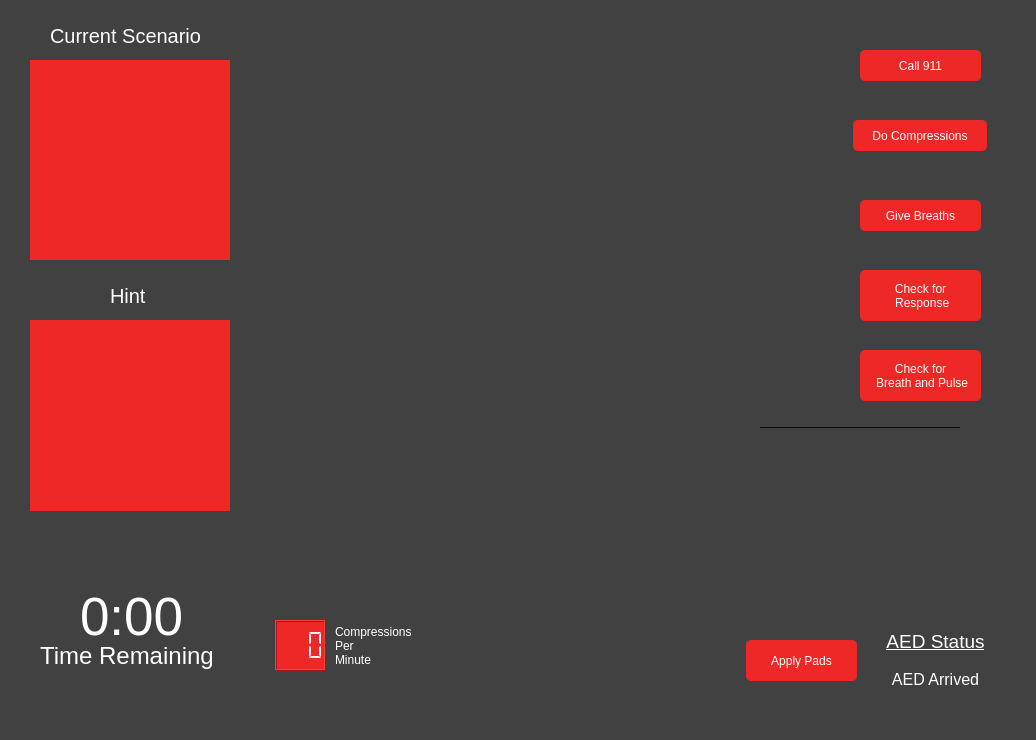
<?xml version="1.0" encoding="UTF-8"?>
<ui version="4.0">
 <class>GameWindow</class>
 <widget class="QMainWindow" name="GameWindow">
  <property name="geometry">
   <rect>
    <x>0</x>
    <y>0</y>
    <width>1036</width>
    <height>740</height>
   </rect>
  </property>
  <property name="sizePolicy">
   <sizepolicy hsizetype="Fixed" vsizetype="Fixed">
    <horstretch>0</horstretch>
    <verstretch>0</verstretch>
   </sizepolicy>
  </property>
  <property name="font">
   <font>
    <pointsize>11</pointsize>
   </font>
  </property>
  <property name="windowTitle">
   <string>GameWindow</string>
  </property>
  <property name="iconSize">
   <size>
    <width>84</width>
    <height>110</height>
   </size>
  </property>
  <widget class="QWidget" name="centralWidget">
   <property name="sizePolicy">
    <sizepolicy hsizetype="Fixed" vsizetype="Fixed">
     <horstretch>0</horstretch>
     <verstretch>0</verstretch>
    </sizepolicy>
   </property>
   <widget class="QStackedWidget" name="stackedWidget">
    <property name="geometry">
     <rect>
      <x>0</x>
      <y>0</y>
      <width>1041</width>
      <height>740</height>
     </rect>
    </property>
    <property name="styleSheet">
     <string notr="true">background-color: rgb(65, 65, 65);</string>
    </property>
    <property name="currentIndex">
     <number>1</number>
    </property>
    <widget class="QWidget" name="titlePage">
     <widget class="QLabel" name="title">
      <property name="geometry">
       <rect>
        <x>240</x>
        <y>30</y>
        <width>501</width>
        <height>261</height>
       </rect>
      </property>
      <property name="font">
       <font>
        <pointsize>66</pointsize>
       </font>
      </property>
      <property name="text">
       <string/>
      </property>
      <property name="pixmap">
       <pixmap resource="resources.qrc">:/images/title.png</pixmap>
      </property>
      <property name="scaledContents">
       <bool>true</bool>
      </property>
     </widget>
     <widget class="QPushButton" name="normalPlayButton">
      <property name="geometry">
       <rect>
        <x>240</x>
        <y>370</y>
        <width>211</width>
        <height>91</height>
       </rect>
      </property>
      <property name="font">
       <font>
        <pointsize>22</pointsize>
       </font>
      </property>
      <property name="styleSheet">
       <string notr="true">QPushButton {
background: rgb(238, 39, 39);
color: white;
border-radius: 5px;
} 

QPushButton:hover:!pressed
{
  border: 1px solid white;
}

QPushButton:pressed {
background: rgb(255, 80, 80);
}
</string>
      </property>
      <property name="text">
       <string>Normal Mode</string>
      </property>
     </widget>
     <widget class="QPushButton" name="proPlayButton">
      <property name="geometry">
       <rect>
        <x>550</x>
        <y>370</y>
        <width>211</width>
        <height>91</height>
       </rect>
      </property>
      <property name="font">
       <font>
        <pointsize>22</pointsize>
       </font>
      </property>
      <property name="styleSheet">
       <string notr="true">QPushButton {
background: rgb(238, 39, 39);
color: white;
border-radius: 5px;
} 

QPushButton:hover:!pressed
{
  border: 1px solid white;
}

QPushButton:pressed {
background: rgb(255, 80, 80);
}
</string>
      </property>
      <property name="text">
       <string>Pro Mode</string>
      </property>
     </widget>
     <widget class="QLabel" name="credits">
      <property name="geometry">
       <rect>
        <x>300</x>
        <y>580</y>
        <width>381</width>
        <height>91</height>
       </rect>
      </property>
      <property name="styleSheet">
       <string notr="true">color: white;
</string>
      </property>
      <property name="text">
       <string>&lt;html&gt;&lt;head/&gt;&lt;body&gt;&lt;p&gt;*Please note that this game is intended to demonstrate a typical scenario where CPR is needed. Please take a real CPR class before attempting to be hero.&lt;/p&gt;&lt;p&gt;Made by Git Rekt 3505&lt;/p&gt;&lt;p&gt;&lt;br/&gt;&lt;/p&gt;&lt;/body&gt;&lt;/html&gt;</string>
      </property>
      <property name="alignment">
       <set>Qt::AlignCenter</set>
      </property>
      <property name="wordWrap">
       <bool>true</bool>
      </property>
     </widget>
    </widget>
    <widget class="QWidget" name="playPage">
     <widget class="QLabel" name="label">
      <property name="geometry">
       <rect>
        <x>335</x>
        <y>620</y>
        <width>101</width>
        <height>51</height>
       </rect>
      </property>
      <property name="styleSheet">
       <string notr="true">color:white;
background: transparent;</string>
      </property>
      <property name="text">
       <string>Compressions
Per
Minute</string>
      </property>
     </widget>
     <widget class="QLabel" name="cprIcon">
      <property name="geometry">
       <rect>
        <x>770</x>
        <y>105</y>
        <width>64</width>
        <height>64</height>
       </rect>
      </property>
      <property name="text">
       <string/>
      </property>
      <property name="pixmap">
       <pixmap resource="resources.qrc">:/images/cpr.png</pixmap>
      </property>
     </widget>
     <widget class="QPushButton" name="breathAction">
      <property name="geometry">
       <rect>
        <x>860</x>
        <y>200</y>
        <width>121</width>
        <height>31</height>
       </rect>
      </property>
      <property name="styleSheet">
       <string notr="true">QPushButton {
background: rgb(238, 39, 39);
color: white;
border-radius: 5px;
} 

QPushButton:hover:!pressed

{
  border: 1px solid white;
}

QPushButton:pressed {
background: rgb(255, 80, 80);
}
</string>
      </property>
      <property name="text">
       <string>Give Breaths</string>
      </property>
      <property name="checkable">
       <bool>false</bool>
      </property>
     </widget>
     <widget class="QLabel" name="checkResponseIcon">
      <property name="geometry">
       <rect>
        <x>770</x>
        <y>260</y>
        <width>64</width>
        <height>64</height>
       </rect>
      </property>
      <property name="text">
       <string/>
      </property>
      <property name="pixmap">
       <pixmap resource="resources.qrc">:/images/check.png</pixmap>
      </property>
     </widget>
     <widget class="QLabel" name="callIcon">
      <property name="geometry">
       <rect>
        <x>770</x>
        <y>30</y>
        <width>71</width>
        <height>71</height>
       </rect>
      </property>
      <property name="text">
       <string/>
      </property>
      <property name="pixmap">
       <pixmap resource="resources.qrc">:/images/call.png</pixmap>
      </property>
     </widget>
     <widget class="QLabel" name="hintText">
      <property name="enabled">
       <bool>true</bool>
      </property>
      <property name="geometry">
       <rect>
        <x>30</x>
        <y>320</y>
        <width>200</width>
        <height>191</height>
       </rect>
      </property>
      <property name="autoFillBackground">
       <bool>false</bool>
      </property>
      <property name="styleSheet">
       <string notr="true">color: white;
background: rgb(238, 39, 39);
padding: 3px;</string>
      </property>
      <property name="text">
       <string/>
      </property>
      <property name="textFormat">
       <enum>Qt::PlainText</enum>
      </property>
      <property name="alignment">
       <set>Qt::AlignLeading|Qt::AlignLeft|Qt::AlignTop</set>
      </property>
      <property name="wordWrap">
       <bool>true</bool>
      </property>
     </widget>
     <widget class="QLabel" name="line">
      <property name="geometry">
       <rect>
        <x>760</x>
        <y>410</y>
        <width>221</width>
        <height>21</height>
       </rect>
      </property>
      <property name="text">
       <string>______________________________</string>
      </property>
     </widget>
     <widget class="QLabel" name="aedIcon">
      <property name="enabled">
       <bool>false</bool>
      </property>
      <property name="geometry">
       <rect>
        <x>880</x>
        <y>480</y>
        <width>111</width>
        <height>141</height>
       </rect>
      </property>
      <property name="text">
       <string/>
      </property>
      <property name="pixmap">
       <pixmap resource="resources.qrc">:/images/AED.png</pixmap>
      </property>
     </widget>
     <widget class="QLabel" name="aedLabel">
      <property name="geometry">
       <rect>
        <x>880</x>
        <y>630</y>
        <width>111</width>
        <height>31</height>
       </rect>
      </property>
      <property name="font">
       <font>
        <pointsize>14</pointsize>
        <underline>true</underline>
       </font>
      </property>
      <property name="styleSheet">
       <string notr="true">color: white;
</string>
      </property>
      <property name="text">
       <string>AED Status</string>
      </property>
      <property name="alignment">
       <set>Qt::AlignHCenter|Qt::AlignTop</set>
      </property>
     </widget>
     <widget class="QPushButton" name="applyPadsAction">
      <property name="enabled">
       <bool>false</bool>
      </property>
      <property name="geometry">
       <rect>
        <x>746</x>
        <y>640</y>
        <width>111</width>
        <height>41</height>
       </rect>
      </property>
      <property name="styleSheet">
       <string notr="true">QPushButton {
background: rgb(238, 39, 39);
color: white;
border-radius: 5px;
} 

QPushButton:hover:!pressed
{
  border: 1px solid white;
}

QPushButton:pressed {
background: rgb(255, 80, 80);
}
</string>
      </property>
      <property name="text">
       <string>Apply Pads</string>
      </property>
     </widget>
     <widget class="QLabel" name="scenarioText">
      <property name="geometry">
       <rect>
        <x>30</x>
        <y>60</y>
        <width>200</width>
        <height>200</height>
       </rect>
      </property>
      <property name="autoFillBackground">
       <bool>false</bool>
      </property>
      <property name="styleSheet">
       <string notr="true">color: white;
background: rgb(238, 39, 39);
padding: 3px;</string>
      </property>
      <property name="text">
       <string/>
      </property>
      <property name="alignment">
       <set>Qt::AlignLeading|Qt::AlignLeft|Qt::AlignTop</set>
      </property>
      <property name="wordWrap">
       <bool>true</bool>
      </property>
     </widget>
     <widget class="QPushButton" name="checkResponseAction">
      <property name="geometry">
       <rect>
        <x>860</x>
        <y>270</y>
        <width>121</width>
        <height>51</height>
       </rect>
      </property>
      <property name="styleSheet">
       <string notr="true">QPushButton {
 border-radius: 5px;
 background: rgb(238, 39, 39);
 color: white;
} 

QPushButton:hover:!pressed {
  border: 1px solid white;
}

QPushButton:pressed {
background: rgb(255, 80, 80);
}
</string>
      </property>
      <property name="text">
       <string>Check for
 Response</string>
      </property>
      <property name="checkable">
       <bool>false</bool>
      </property>
      <property name="checked">
       <bool>false</bool>
      </property>
      <property name="flat">
       <bool>true</bool>
      </property>
     </widget>
     <widget class="QLabel" name="aedStatus">
      <property name="geometry">
       <rect>
        <x>880</x>
        <y>670</y>
        <width>111</width>
        <height>50</height>
       </rect>
      </property>
      <property name="font">
       <font>
        <pointsize>12</pointsize>
       </font>
      </property>
      <property name="styleSheet">
       <string notr="true">color: white;
</string>
      </property>
      <property name="text">
       <string>AED Arrived</string>
      </property>
      <property name="alignment">
       <set>Qt::AlignHCenter|Qt::AlignTop</set>
      </property>
     </widget>
     <widget class="QLCDNumber" name="lcdNumber">
      <property name="geometry">
       <rect>
        <x>275</x>
        <y>620</y>
        <width>51</width>
        <height>51</height>
       </rect>
      </property>
      <property name="styleSheet">
       <string notr="true">background: rgb(238, 39, 39);
color: white;</string>
      </property>
      <property name="frameShape">
       <enum>QFrame::Box</enum>
      </property>
      <property name="frameShadow">
       <enum>QFrame::Raised</enum>
      </property>
      <property name="digitCount">
       <number>3</number>
      </property>
      <property name="segmentStyle">
       <enum>QLCDNumber::Flat</enum>
      </property>
      <property name="intValue" stdset="0">
       <number>0</number>
      </property>
     </widget>
     <widget class="QLabel" name="timeLabel">
      <property name="geometry">
       <rect>
        <x>40</x>
        <y>640</y>
        <width>181</width>
        <height>31</height>
       </rect>
      </property>
      <property name="font">
       <font>
        <pointsize>18</pointsize>
        <weight>50</weight>
        <italic>false</italic>
        <bold>false</bold>
       </font>
      </property>
      <property name="styleSheet">
       <string notr="true">color: white;
background: transparent;</string>
      </property>
      <property name="text">
       <string>Time Remaining</string>
      </property>
     </widget>
     <widget class="QLabel" name="breathIcon">
      <property name="geometry">
       <rect>
        <x>770</x>
        <y>185</y>
        <width>64</width>
        <height>64</height>
       </rect>
      </property>
      <property name="text">
       <string/>
      </property>
      <property name="pixmap">
       <pixmap resource="resources.qrc">:/images/breaths.png</pixmap>
      </property>
      <property name="scaledContents">
       <bool>true</bool>
      </property>
     </widget>
     <widget class="QPushButton" name="cprAction">
      <property name="geometry">
       <rect>
        <x>853</x>
        <y>120</y>
        <width>134</width>
        <height>31</height>
       </rect>
      </property>
      <property name="styleSheet">
       <string notr="true">QPushButton {
background: rgb(238, 39, 39);
color: white;
border-radius: 5px;
} 

QPushButton:hover:!pressed
{
  border: 1px solid white;
}

QPushButton:pressed {
background: rgb(255, 80, 80);
}
</string>
      </property>
      <property name="text">
       <string>Do Compressions</string>
      </property>
      <property name="checkable">
       <bool>false</bool>
      </property>
     </widget>
     <widget class="QPushButton" name="AEDPowerButton">
      <property name="enabled">
       <bool>false</bool>
      </property>
      <property name="geometry">
       <rect>
        <x>750</x>
        <y>440</y>
        <width>51</width>
        <height>51</height>
       </rect>
      </property>
      <property name="styleSheet">
       <string notr="true">QPushButton:hover:!pressed
{
  border: 1px solid white;
}


</string>
      </property>
      <property name="text">
       <string/>
      </property>
      <property name="icon">
       <iconset resource="resources.qrc">
        <normaloff>:/images/on.png</normaloff>:/images/on.png</iconset>
      </property>
      <property name="iconSize">
       <size>
        <width>72</width>
        <height>72</height>
       </size>
      </property>
      <property name="flat">
       <bool>true</bool>
      </property>
     </widget>
     <widget class="QLabel" name="padsIcon">
      <property name="enabled">
       <bool>false</bool>
      </property>
      <property name="geometry">
       <rect>
        <x>760</x>
        <y>520</y>
        <width>84</width>
        <height>110</height>
       </rect>
      </property>
      <property name="text">
       <string/>
      </property>
      <property name="pixmap">
       <pixmap resource="resources.qrc">:/images/pads.png</pixmap>
      </property>
      <property name="scaledContents">
       <bool>true</bool>
      </property>
     </widget>
     <widget class="QPushButton" name="callAction">
      <property name="geometry">
       <rect>
        <x>860</x>
        <y>50</y>
        <width>121</width>
        <height>31</height>
       </rect>
      </property>
      <property name="styleSheet">
       <string notr="true">QPushButton {
background: rgb(238, 39, 39);
color: white;
border-radius: 5px;
} 

QPushButton:hover:!pressed
{
  border: 1px solid white;
}

QPushButton:pressed {
background: rgb(255, 80, 80);
}
</string>
      </property>
      <property name="text">
       <string>Call 911</string>
      </property>
      <property name="checkable">
       <bool>true</bool>
      </property>
      <property name="checked">
       <bool>false</bool>
      </property>
     </widget>
     <widget class="QPushButton" name="pushButton_6">
      <property name="enabled">
       <bool>false</bool>
      </property>
      <property name="geometry">
       <rect>
        <x>820</x>
        <y>440</y>
        <width>51</width>
        <height>51</height>
       </rect>
      </property>
      <property name="cursor">
       <cursorShape>ArrowCursor</cursorShape>
      </property>
      <property name="toolTip">
       <string>hi</string>
      </property>
      <property name="toolTipDuration">
       <number>5000</number>
      </property>
      <property name="styleSheet">
       <string notr="true">QPushButton:hover:!pressed
{
  border: 1px solid white;
}

</string>
      </property>
      <property name="text">
       <string/>
      </property>
      <property name="icon">
       <iconset resource="resources.qrc">
        <normaloff>:/images/shock.png</normaloff>:/images/shock.png</iconset>
      </property>
      <property name="iconSize">
       <size>
        <width>72</width>
        <height>72</height>
       </size>
      </property>
      <property name="flat">
       <bool>true</bool>
      </property>
     </widget>
     <widget class="QLabel" name="timeRemaining">
      <property name="geometry">
       <rect>
        <x>80</x>
        <y>596</y>
        <width>111</width>
        <height>41</height>
       </rect>
      </property>
      <property name="font">
       <font>
        <pointsize>40</pointsize>
       </font>
      </property>
      <property name="styleSheet">
       <string notr="true">color: white;
background: transparent;</string>
      </property>
      <property name="text">
       <string>0:00</string>
      </property>
     </widget>
     <widget class="QLabel" name="patientImage">
      <property name="geometry">
       <rect>
        <x>265</x>
        <y>25</y>
        <width>450</width>
        <height>661</height>
       </rect>
      </property>
      <property name="autoFillBackground">
       <bool>false</bool>
      </property>
      <property name="styleSheet">
       <string notr="true">background: transparent;</string>
      </property>
      <property name="text">
       <string/>
      </property>
      <property name="pixmap">
       <pixmap resource="resources.qrc">:/images/DummyFromAbove.png</pixmap>
      </property>
      <property name="scaledContents">
       <bool>true</bool>
      </property>
     </widget>
     <widget class="QPushButton" name="checkBreathAction">
      <property name="geometry">
       <rect>
        <x>860</x>
        <y>350</y>
        <width>121</width>
        <height>51</height>
       </rect>
      </property>
      <property name="styleSheet">
       <string notr="true">QPushButton {
 border-radius: 5px;
 background: rgb(238, 39, 39);
 color: white;
} 

QPushButton:hover:!pressed {
  border: 1px solid white;
}

QPushButton:pressed {
background: rgb(255, 80, 80);
}
</string>
      </property>
      <property name="text">
       <string>Check for
 Breath and Pulse</string>
      </property>
      <property name="checkable">
       <bool>false</bool>
      </property>
      <property name="checked">
       <bool>false</bool>
      </property>
      <property name="flat">
       <bool>true</bool>
      </property>
     </widget>
     <widget class="QLabel" name="checkBreathIcon">
      <property name="geometry">
       <rect>
        <x>770</x>
        <y>340</y>
        <width>64</width>
        <height>64</height>
       </rect>
      </property>
      <property name="text">
       <string/>
      </property>
      <property name="pixmap">
       <pixmap resource="resources.qrc">:/images/check.png</pixmap>
      </property>
     </widget>
     <widget class="QLabel" name="scenarioLabel">
      <property name="geometry">
       <rect>
        <x>50</x>
        <y>20</y>
        <width>171</width>
        <height>31</height>
       </rect>
      </property>
      <property name="font">
       <font>
        <pointsize>15</pointsize>
       </font>
      </property>
      <property name="styleSheet">
       <string notr="true">color: white;
background: transparent;</string>
      </property>
      <property name="text">
       <string>Current Scenario</string>
      </property>
     </widget>
     <widget class="QLabel" name="scenarioLabel_2">
      <property name="geometry">
       <rect>
        <x>110</x>
        <y>280</y>
        <width>41</width>
        <height>31</height>
       </rect>
      </property>
      <property name="font">
       <font>
        <pointsize>15</pointsize>
       </font>
      </property>
      <property name="styleSheet">
       <string notr="true">color: white;
background: transparent;</string>
      </property>
      <property name="text">
       <string>Hint</string>
      </property>
     </widget>
     <zorder>patientImage</zorder>
     <zorder>label</zorder>
     <zorder>cprIcon</zorder>
     <zorder>breathAction</zorder>
     <zorder>checkResponseIcon</zorder>
     <zorder>callIcon</zorder>
     <zorder>hintText</zorder>
     <zorder>line</zorder>
     <zorder>aedIcon</zorder>
     <zorder>aedLabel</zorder>
     <zorder>applyPadsAction</zorder>
     <zorder>scenarioText</zorder>
     <zorder>checkResponseAction</zorder>
     <zorder>aedStatus</zorder>
     <zorder>lcdNumber</zorder>
     <zorder>timeLabel</zorder>
     <zorder>breathIcon</zorder>
     <zorder>cprAction</zorder>
     <zorder>AEDPowerButton</zorder>
     <zorder>padsIcon</zorder>
     <zorder>callAction</zorder>
     <zorder>pushButton_6</zorder>
     <zorder>timeRemaining</zorder>
     <zorder>checkBreathAction</zorder>
     <zorder>checkBreathIcon</zorder>
     <zorder>scenarioLabel</zorder>
     <zorder>scenarioLabel_2</zorder>
    </widget>
   </widget>
  </widget>
  <widget class="QMenuBar" name="menuBar">
   <property name="geometry">
    <rect>
     <x>0</x>
     <y>0</y>
     <width>1036</width>
     <height>22</height>
    </rect>
   </property>
  </widget>
 </widget>
 <layoutdefault spacing="6" margin="11"/>
 <resources>
  <include location="resources.qrc"/>
 </resources>
 <connections/>
</ui>
